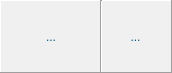
   <widget class="QFrame" name="frame_play">
    <property name="geometry">
     <rect>
      <x>1020</x>
      <y>619</y>
      <width>172</width>
      <height>73</height>
     </rect>
    </property>
    <property name="styleSheet">
     <string notr="true"/>
    </property>
    <property name="frameShape">
     <enum>QFrame::Panel</enum>
    </property>
    <property name="frameShadow">
     <enum>QFrame::Raised</enum>
    </property>
    <widget class="QToolButton" name="toolButton_toolPause">
     <property name="geometry">
      <rect>
       <x>1</x>
       <y>1</y>
       <width>100</width>
       <height>71</height>
      </rect>
     </property>
     <property name="toolTip">
      <string>Dừng lại (Esc)</string>
     </property>
     <property name="styleSheet">
      <string notr="true">QToolButton{
color: rgb(2, 87, 122);
background-color: rgb(240, 240, 240);
border: none;
border-style: outset;
border-width: 0px;
border-radius: 0px;
}
QToolButton:hover{
background-color: rgb(25, 149, 173);
color: rgb(255, 255, 255);
}</string>
     </property>
     <property name="text">
      <string>...</string>
     </property>
     <property name="icon">
      <iconset resource="../chart.qrc">
       <normaloff>:/icon/chart/iconChartPause_Off.jpg</normaloff>
       <activeoff>:/icon/chart/iconChartPause_On.jpg</activeoff>:/icon/chart/iconChartPause_Off.jpg</iconset>
     </property>
     <property name="iconSize">
      <size>
       <width>80</width>
       <height>80</height>
      </size>
     </property>
     <property name="shortcut">
      <string>Esc</string>
     </property>
     <property name="autoRaise">
      <bool>true</bool>
     </property>
    </widget>
    <widget class="QToolButton" name="toolButton_toolPlay">
     <property name="geometry">
      <rect>
       <x>1</x>
       <y>1</y>
       <width>100</width>
       <height>71</height>
      </rect>
     </property>
     <property name="toolTip">
      <string>Bắt đầu (F1)</string>
     </property>
     <property name="styleSheet">
      <string notr="true">QToolButton{
color: rgb(2, 87, 122);
background-color: rgb(240, 240, 240);
border: none;
border-style: outset;
border-width: 0px;
border-radius: 0px;
}
QToolButton:hover{
background-color: rgb(25, 149, 173);
color: rgb(255, 255, 255);
}</string>
     </property>
     <property name="text">
      <string>...</string>
     </property>
     <property name="icon">
      <iconset resource="../chart.qrc">
       <normaloff>:/icon/chart/iconChartPlay_Off.jpg</normaloff>
       <activeoff>:/icon/chart/iconChartPlay_On.jpg</activeoff>:/icon/chart/iconChartPlay_Off.jpg</iconset>
     </property>
     <property name="iconSize">
      <size>
       <width>80</width>
       <height>80</height>
      </size>
     </property>
     <property name="shortcut">
      <string>F1</string>
     </property>
     <property name="autoRaise">
      <bool>true</bool>
     </property>
    </widget>
    <widget class="QToolButton" name="toolButton_toolClear">
     <property name="geometry">
      <rect>
       <x>100</x>
       <y>1</y>
       <width>71</width>
       <height>71</height>
      </rect>
     </property>
     <property name="toolTip">
      <string>Xóa đồ thị</string>
     </property>
     <property name="styleSheet">
      <string notr="true">QToolButton{
color: rgb(2, 87, 122);
background-color: rgb(240, 240, 240);
border: none;
border-style: outset;
border-width: 0px;
border-radius: 0px;
}
QToolButton:hover{
background-color: rgb(25, 149, 173);
color: rgb(255, 255, 255);
}</string>
     </property>
     <property name="text">
      <string>...</string>
     </property>
     <property name="icon">
      <iconset resource="../chart.qrc">
       <normaloff>:/icon/chart/iconChartClear_Off.jpg</normaloff>
       <activeoff>:/icon/chart/iconChartClear_On.jpg</activeoff>:/icon/chart/iconChartClear_Off.jpg</iconset>
     </property>
     <property name="iconSize">
      <size>
       <width>40</width>
       <height>40</height>
      </size>
     </property>
     <property name="autoRaise">
      <bool>true</bool>
     </property>
    </widget>
    <widget class="Line" name="line_4">
     <property name="geometry">
      <rect>
       <x>100</x>
       <y>0</y>
       <width>3</width>
       <height>73</height>
      </rect>
     </property>
     <property name="orientation">
      <enum>Qt::Vertical</enum>
     </property>
    </widget>
    <widget class="QToolButton" name="toolButton_toolManual">
     <property name="geometry">
      <rect>
       <x>1</x>
       <y>1</y>
       <width>100</width>
       <height>71</height>
      </rect>
     </property>
     <property name="toolTip">
      <string>Lấy mẫu (F2)</string>
     </property>
     <property name="styleSheet">
      <string notr="true">QToolButton{
color: rgb(2, 87, 122);
background-color: rgb(240, 240, 240);
border: none;
border-style: outset;
border-width: 0px;
border-radius: 0px;
}
QToolButton:hover{
background-color: rgb(25, 149, 173);
color: rgb(255, 255, 255);
}</string>
     </property>
     <property name="text">
      <string>...</string>
     </property>
     <property name="icon">
      <iconset resource="../chart.qrc">
       <normaloff>:/icon/chart/iconChartManual_Off.jpg</normaloff>
       <activeoff>:/icon/chart/iconChartManual_On.jpg</activeoff>:/icon/chart/iconChartManual_Off.jpg</iconset>
     </property>
     <property name="iconSize">
      <size>
       <width>50</width>
       <height>50</height>
      </size>
     </property>
     <property name="shortcut">
      <string>F2</string>
     </property>
     <property name="autoRaise">
      <bool>true</bool>
     </property>
    </widget>
    <zorder>toolButton_toolManual</zorder>
    <zorder>toolButton_toolPause</zorder>
    <zorder>toolButton_toolPlay</zorder>
    <zorder>toolButton_toolClear</zorder>
    <zorder>line_4</zorder>
   </widget>
